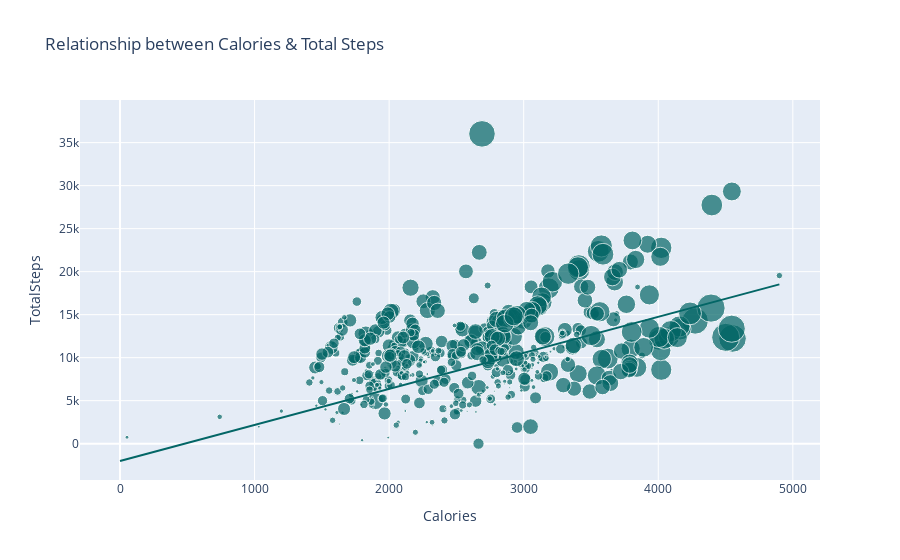

Notebook code for this chart:
### Markdown cell above
## what is the relationship between calories burned and the total steps walked in a day?

### Code cell
figure = px.scatter(data_frame = data, x="Calories",
                    y="TotalSteps", size="VeryActiveMinutes",
                    trendline="ols", 
                    title="Relationship between Calories & Total Steps",  color_discrete_sequence=["#036666"])
figure.show()

### Figure 1 — Plotly figure (JSON) as saved in the notebook; plotly's stock layout.template omitted (floating-point values rounded to 4 significant figures; data arrays with more than 128 entries replaced by an {"elided": "..."} marker saying what was removed)
{"data": [{"hovertemplate": "Calories=%{x}<br>TotalSteps=%{y}<br>VeryActiveMinutes=%{marker.size}<extra></extra>", "legendgroup": "", "marker": {"color": "#036666", "size": {"elided": "940 int values"}, "sizemode": "area", "sizeref": 0.525, "symbol": "circle"}, "mode": "markers", "name": "", "orientation": "v", "showlegend": false, "type": "scatter", "x": {"elided": "940 int values"}, "xaxis": "x", "y": {"elided": "940 int values"}, "yaxis": "y"}, {"hovertemplate": "<b>OLS trendline</b><br>TotalSteps = 4.19039 * Calories + -2015.1<br>R<sup>2</sup>=0.349953<br><br>Calories=%{x}<br>TotalSteps=%{y} <b>(trend)</b><extra></extra>", "legendgroup": "", "marker": {"color": "#036666", "symbol": "circle"}, "mode": "lines", "name": "", "showlegend": false, "type": "scatter", "x": {"elided": "940 int values"}, "xaxis": "x", "y": {"elided": "940 float values"}, "yaxis": "y"}], "layout": {"legend": {"itemsizing": "constant", "tracegroupgap": 0}, "title": {"text": "Relationship between Calories & Total Steps"}, "xaxis": {"anchor": "y", "domain": [0, 1], "title": {"text": "Calories"}}, "yaxis": {"anchor": "x", "domain": [0, 1], "title": {"text": "TotalSteps"}}}}
